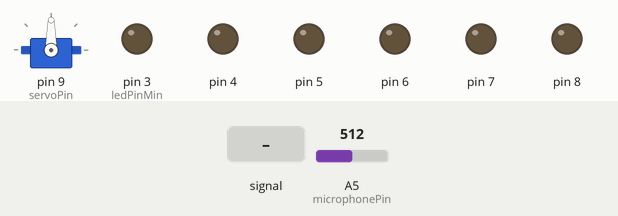
Recording of a sketch running on a simulated Arduino Uno, built with avr-gcc and run on an emulated ATmega328P. On the bench: servo, output pins drawn as LEDs (lit = HIGH). Dashed ring = blinking. The inputs (shaded band) are chosen by the test bench; at power-on: A5 (microphonePin) = 512. What the sketch prints to the serial monitor is not drawn.

Above: at 1.2 s.
1.3 s: A5 (microphonePin) fed a 200 Hz sine of ±255 counts around its level
At 2.08 s:
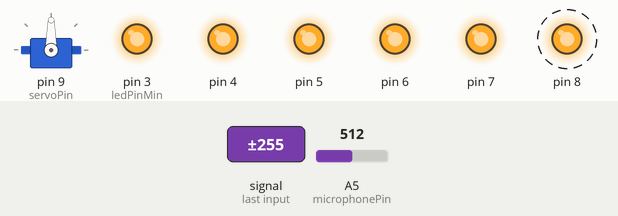
4.3 s: A5 (microphonePin) fed a 200 Hz sine of ±81 counts around its level
At 5.6 s:
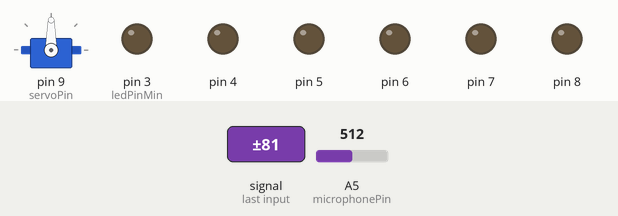
7.3 s: A5 (microphonePin) fed a 2 Hz sine of ±306 counts around its level
At 7.65 s:
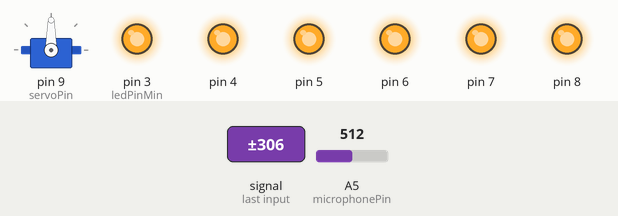
10.3 s: A5 (microphonePin) set to 716
At 11.2 s:
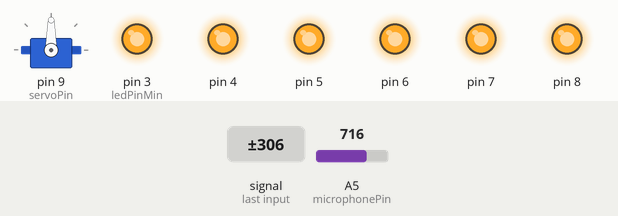
11.8 s: A5 (microphonePin) set to 624
13.3 s: A5 (microphonePin) set to 599
At 14.5 s:
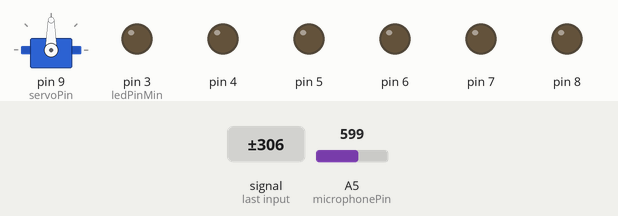
Timing chart, 0 to 16.3 s (numbered marks = the images above; inputs shaded):
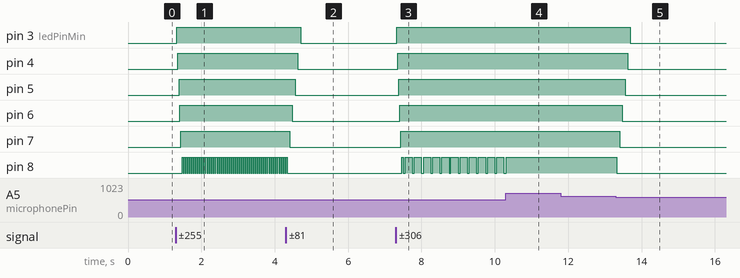

Measured:
- the behaviour switches between 615 and 614 on A5 (microphonePin) (found by bisection; images 4 and 5)
- after the input at 1.3 s, pin 3 (ledPinMin): LOW → HIGH at once; pin 4: LOW → HIGH after 0.06 s; pin 5: LOW → HIGH after 0.09 s; pin 6: LOW → HIGH after 0.11 s; pin 7: LOW → HIGH after 0.14 s
- after the input at 4.3 s, pin 3 (ledPinMin): HIGH → LOW after 0.40 s; pin 4: HIGH → LOW after 0.33 s; pin 5: HIGH → LOW after 0.26 s; pin 6: HIGH → LOW after 0.18 s; pin 7: HIGH → LOW after 0.11 s
- after the input at 7.3 s, pin 3 (ledPinMin): LOW → HIGH at once; pin 4: LOW → HIGH after 0.06 s; pin 5: LOW → HIGH after 0.08 s; pin 6: LOW → HIGH after 0.11 s; pin 7: LOW → HIGH after 0.13 s
- after the input at 10.3 s, pin 8: goes on until 10.3 s, then stays HIGH
- after the input at 13.3 s, pin 3 (ledPinMin): HIGH → LOW after 0.39 s; pin 4: HIGH → LOW after 0.32 s; pin 5: HIGH → LOW after 0.25 s; pin 6: HIGH → LOW after 0.17 s; pin 7: HIGH → LOW after 0.10 s

The sketch:

ArduinoMedusaSoundInput.ino
```cpp
#include <Servo.h>

Servo 	servo;

// pins
int     microphonePin = A5;
int     ledPinMin     = 3;
int     ledCount      = 6;
int 	  servoPin      = 9;

// volume
int 	  rawVolume;
float   volume;

// arrays containing the desired and actual states of LEDs used by FlushLEDState
char*   ledState = NULL;
char*   desiredLedState = NULL;

// heigh value smoothed from the volume input using heightIncrement and heightDecrement
float   height = 0.0f;
float   heightIncrement = 0.1;
float   heightDecrement = 0.01;

char debugBuffer[256];

#define ON HIGH
#define OFF LOW

void setup()
{

  Serial.begin(9600);

  //set pins attached to LEDs as outputs
  pinMode(3, OUTPUT);
  pinMode(4, OUTPUT);
  pinMode(5, OUTPUT);
  pinMode(6, OUTPUT);
  pinMode(7, OUTPUT);
  pinMode(8, OUTPUT);
  servo.attach(servoPin);

  // Initializing ledState arrays
  ledState = (char*)malloc(ledCount * sizeof(char));
  desiredLedState = (char*)malloc(ledCount * sizeof(char));
  memset(ledState, OFF, ledCount * sizeof(char));
  memset(desiredLedState, OFF, ledCount * sizeof(char));

  ClearAllLEDs();
}

void loop()
{
  volume = ReadVolume();

  if (volume > 0.2f)
  {
    height += heightIncrement;
  }
  else
  {
    height -= heightDecrement;
  }

  if (height < 0.0f)
    height = 0.0f;
  if (height > 1.0f)
    height = 1.0f;

  int litLedCount = (int)(height * (float)ledCount);
  Serial.println(litLedCount);
  TurnLedRangeOn(litLedCount);
  FlushLEDState();
}

void DebugLedCode()
{
  TurnLedRangeOn(0);
  FlushLEDState();
  delay(1000);
  TurnLedRangeOn(1);
  FlushLEDState();
  delay(1000);
  TurnLedRangeOn(2);
  FlushLEDState();
  delay(1000);
  TurnLedRangeOn(3);
  FlushLEDState();
  delay(1000);
  TurnLedRangeOn(4);
  FlushLEDState();
  delay(1000);
  TurnLedRangeOn(5);
  FlushLEDState();
  delay(1000);
  TurnLedRangeOn(6);
  FlushLEDState();
  delay(2000);
  TurnLedRangeOn(3);
  FlushLEDState();
  delay(2000);
}

// Read the volume from microphonePin and normalize it in a (0.0f -> 1.0f) range
float ReadVolume()
{
  rawVolume = analogRead(microphonePin);        // read raw value from microphone
  // Serial.println(rawVolume);       // debug the calculated value
  volume = ((float)rawVolume / 1024.0f);  // translate raw value range to (0.0f -> 1.0f)
  volume = volume - 0.5f;           // translate raw value range to (-0.5f -> 0.5f)
  volume = fabs(volume);          // absolute value for a (0.0f -> 0.5f) range
  volume *= 2.0f;               // scale the value to a (0.0f -> 1.0f) range
  // Serial.println(volume);       // debug the calculated value

  snprintf(debugBuffer, 256, "volume: %.2f", volume);
  // Serial.println(debugBuffer);        // debug the calculated value
  return volume;
}

// Turn Off All LEDs
void ClearAllLEDs()
{
  for (int i = ledPinMin; i <= ledPinMin + ledCount; i++)
  {
    digitalWrite(i, OFF);
  }
}

// Change the desired state for a LED index to On
void TurnLedOn(int offset)
{
  if (offset > ledCount || offset < 0)
  {
    Serial.println("Invalid offset in TurnLedOn");
    return;
  }
  desiredLedState[offset] = ON;
}

// Change the desired state for a LED index to Off
void TurnLedOff(int offset)
{
  if (offset > ledCount || offset < 0)
  {
    Serial.println("Invalid offset in TurnLedOff");
    return;
  }
  desiredLedState[offset] = OFF;
}


// Change the desired state for a LED range to On
void TurnLedRangeOn(int count)
{
  if (count > ledCount || count < 0)
  {
    Serial.println("Invalid count in TurnLedRangeOn");
    return;
  }
  for (int i = 0; i < ledCount; i++)
  {
    if (i < count)
    {
      TurnLedOn(i);
    }
    else
    {
      TurnLedOff(i);
    }
  }
}

// Compare ledState array with desiredLedState array to actually turn the LEDs On or Off
void FlushLEDState()
{
  for (int i = 0; i < ledCount; i++)
  {
    if (desiredLedState[i] != ledState[i])
    {
      if (desiredLedState[i] == ON)
      {
        Serial.println("Turning on LED ");
        Serial.println(i);
        digitalWrite(ledPinMin + i, ON);
      }
      else
      {
        Serial.println("Turning off LED ");
        Serial.println(i);
        digitalWrite(ledPinMin + i, OFF);
      }
      ledState[i] = desiredLedState[i];
    }
  }
}
```
